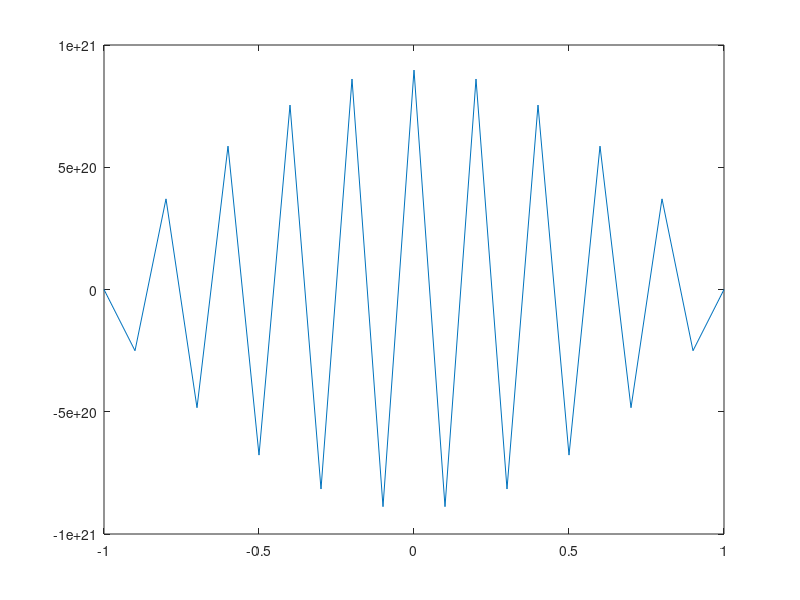

This chart was generated by the following MATLAB code:
h  = 0.1;
k = 0.005;
mu = 0.5;
t = [0:k:10];
t_len = size(t,2)-1;
x = [-1:h:1];
x_len = size(x,2)-1;

dm = [ones(x_len,1).*(0.5.*mu)];
d0 = [ones(x_len+1,1).*(1-mu)];
dp = [ones(x_len,1).*(0.5.*mu)];
A = diag(d0)+diag(dm,-1)+diag(dp,1);

u0 = zeros(x_len+1, t_len+1);
u0(:,1) = 1-abs(x);

for i=1:t_len
    
    u0(2:end-1,i+1) = u0(2:end-1,i) - 0.5.*mu.*(u0(3:end,i) - 2.*u0(2:end-1,i) + u0(1:end-2,i));

    b = u0(:,i+1);
    u0(:,i+1) = A\b;
    u0(1,i+1) = 0;
    u0(end,i+1) = 0;
end
figure;
plot(x,u0(:,10));
